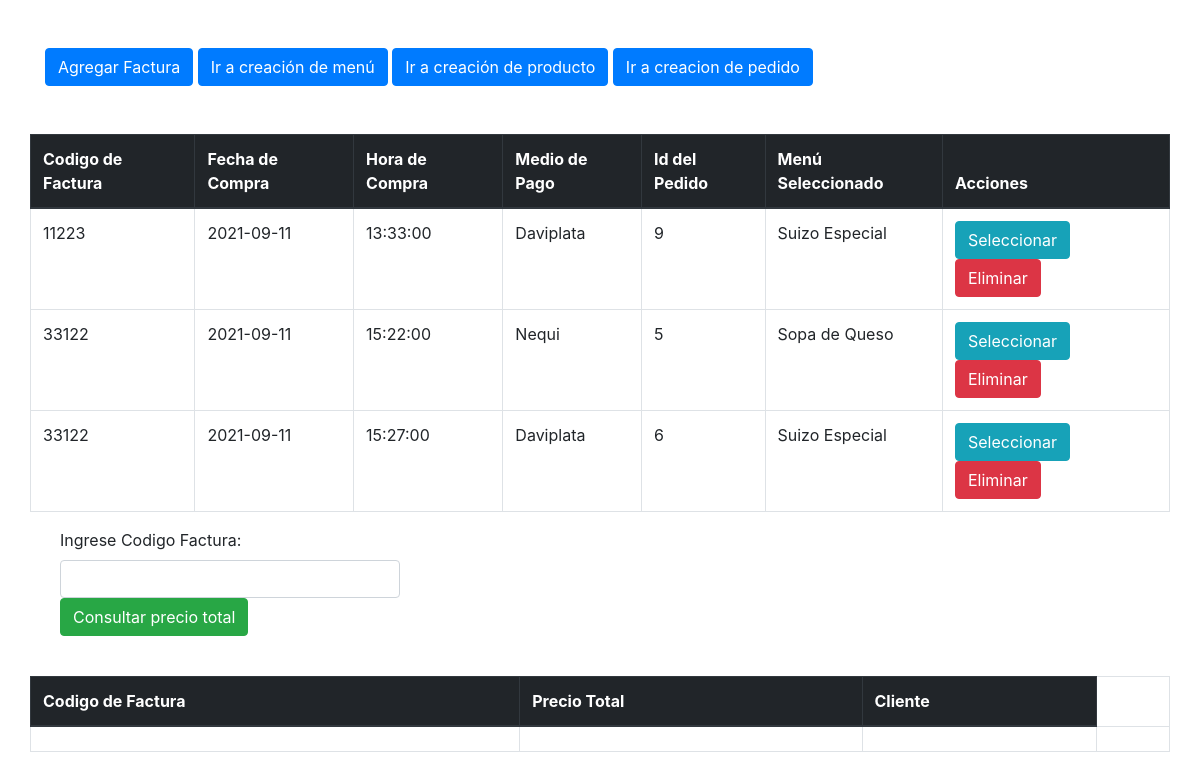
The page /usuarios/factura.php on the database its author committed.
### tables this page shows
CREATE TABLE `factura` (
  `id` int(11) NOT NULL,
  `cod_factura` int(11) NOT NULL,
  `fecha_compra` date NOT NULL,
  `hora_compra` time NOT NULL,
  `medio_pago` varchar(45) NOT NULL,
  `id_pedido` int(11) NOT NULL
);

CREATE TABLE `menu` (
  `id` int(11) NOT NULL,
  `nombre` varchar(70) NOT NULL,
  `precio` double NOT NULL,
  `cantidad` int(11) NOT NULL,
  `idProducto` int(11) NOT NULL
);

### usuarios/usuario.php (called while the page is built, shortened)
<?php
$txtDeCodFactura = (isset($_POST["txtDeCodFactura"])) ? $_POST["txtDeCodFactura"] : "";
include("../conexion/conexion.php");
$consulta = "SELECT factura.cod_factura, sum(menu.precio) as precio_total,cliente.nombre as nombre_cliente, cliente.apellido as apellido_cliente FROM `menu` inner join pedido on pedido.menu_idMenu = menu.id inner join factura on factura.id_pedido = pedido.id INNER JOIN CLIENTE on cliente.id = pedido.cliente_idCliente
where factura.cod_factura = ':codfactura';";
$datosDetallesFactura = $conexion->prepare($consulta);
$datosDetallesFactura->bindParam(':codfactura', $txtDeCodFactura);
$datosDetallesFactura->execute();
$listaDetallesFactura = $datosDetallesFactura->fetchAll(PDO::FETCH_ASSOC);
$cadenaSQL_Factura = "SELECT factura.`id`,
`cod_factura`,
`fecha_compra`,
`hora_compra`,
`medio_pago`,
`id_pedido`,
menu.nombre as menu_nombre FROM `factura`
inner join pedido on pedido.id = factura.id_pedido
inner join menu on  (menu.id = pedido.menu_idMenu)";
$datosFactura = $conexion->prepare($cadenaSQL_Factura);
$datosFactura->execute();
$listaFactura = $datosFactura->fetchAll(PDO::FETCH_ASSOC);

### usuarios/factura.php (the view, shortened to what this page needs)
<?php
require 'usuario.php';
?>
<!DOCTYPE html>
<html lang="es">
<head>
    <link rel="stylesheet" href="https://stackpath.bootstrapcdn.com/bootstrap/4.1.3/css/bootstrap.min.css">
</head>
<body>
    <div class="container">
        <form action="" method="post">
            <br>
            <br>
            <button type="button" class="btn btn-primary linea" data-toggle="modal" data-target="#exampleModalCenter">
                Agregar Factura
            </button>
            <a href="index.php" class="btn btn-primary linea">Ir a creación de menú</a>
            <a href="producto.php" class="btn btn-primary linea">Ir a creación de producto</a>
            <a href="controllerPedido.php" class="btn btn-primary linea">Ir a creacion de pedido</a>
            <br>
            <br>
        </form>
        <br>
        <div class="row">
            <table CLASS="table table-hover table-bordered">
                <thead class="thead-dark">
                    <tr>
                        <th>Codigo de Factura</th>
                        <th>Fecha de Compra</th>
                        <th>Hora de Compra</th>
                        <th>Medio de Pago</th>
                        <th>Id del Pedido</th>
                        <th>Menú Seleccionado</th>
                        <th>Acciones</th>
                    </tr>
                </thead>
                <?php foreach ($listaFactura as $factura) { ?>
                    <tr>
                        <td> <?php echo $factura['cod_factura'] ?> </td>
                        <td> <?php echo $factura['fecha_compra'] ?> </td>
                        <td> <?php echo $factura['hora_compra'] ?> </td>
                        <td> <?php echo $factura['medio_pago'] ?> </td>
                        <td> <?php echo $factura['id_pedido'] ?> </td>
                        <td> <?php echo $factura['menu_nombre'] ?></td>
                        <td>
                            <form action="" method="post">
                                <input type="submit" value="Seleccionar" class="btn btn-info linea " name="accion2">
                                <button value="btnEliminar" type="submit" class="btn btn-danger linea" onclick="return confirmar('¿Quieres borrar este registro?')" name="accion2">Eliminar</button>
                            </form>
                        </td>
                    </tr>
                <?php } ?>
            </table>
        </div>
        <div class="form-group col-md-4">
            <label for="">Ingrese Codigo Factura: </label>
            <input type="number" class="form-control" name="txtDeCodFactura" required value="<?php echo $txtDeCodFactura ?>" placeholder="" id="txt6" require="">
            <button value="btnConsultar" class="btn btn-success" type="submit" name="accion2">Consultar precio total</button>
        </div>
        <br>
        <div class="row">
            <table CLASS="table table-hover table-bordered">
                <thead class="thead-dark">
                    <tr>
                        <th>Codigo de Factura</th>
                        <th>Precio Total</th>
                        <th>Cliente</th>
                    </tr>
                </thead>
                <?php foreach ($listaDetallesFactura as $dfactura) { ?>
                    <tr>
                        <td> <?php echo $dfactura['cod_factura'] ?> </td>
                        <td> <?php echo $dfactura['precio_total'] ?> </td>
                        <td> <?php echo $dfactura['nombre_cliente'] ?> <?php echo $dfactura['apellido_cliente'] ?> </td>
                        <td>
                        </td>
                    </tr>
                <?php } ?>
            </table>
        </div>
    </div>
</body>
</html>

### rows shown on the page
factura: cod_factura "11223", fecha_compra "2021-09-11", hora_compra "13:33:00", medio_pago "Daviplata", id_pedido "9", menu.nombre "Suizo Especial"
factura: cod_factura "33122", fecha_compra "2021-09-11", hora_compra "15:22:00", medio_pago "Nequi", id_pedido "5", menu.nombre "Sopa de Queso"
factura: cod_factura "33122", fecha_compra "2021-09-11", hora_compra "15:27:00", medio_pago "Daviplata", id_pedido "6", menu.nombre "Suizo Especial"
